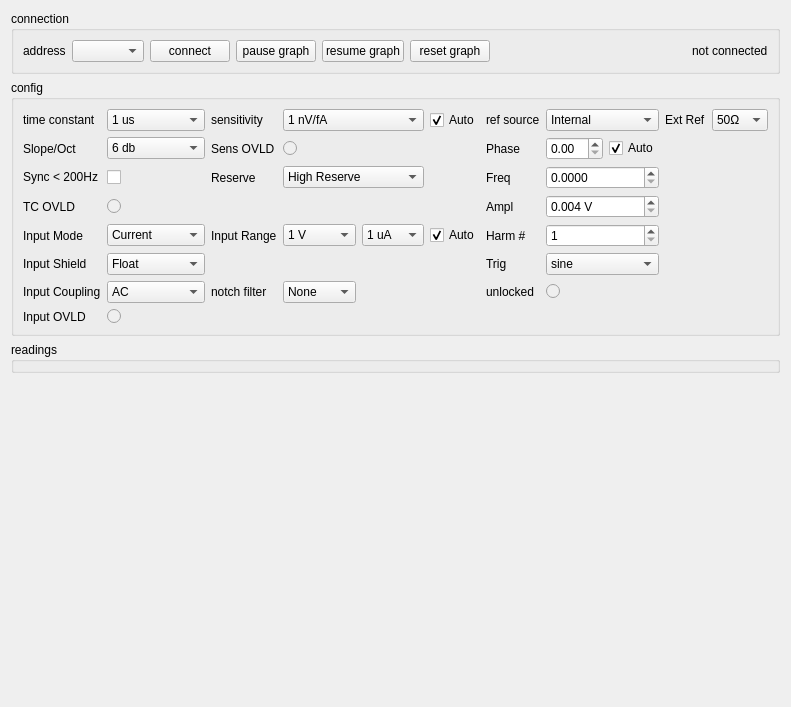
<?xml version="1.0" encoding="UTF-8"?>
<ui version="4.0">
 <class>Form</class>
 <widget class="QWidget" name="Form">
  <property name="geometry">
   <rect>
    <x>0</x>
    <y>0</y>
    <width>490</width>
    <height>707</height>
   </rect>
  </property>
  <property name="windowTitle">
   <string>Form</string>
  </property>
  <layout class="QVBoxLayout" name="verticalLayout">
   <item>
    <widget class="QGroupBox" name="groupBox">
     <property name="title">
      <string>connection</string>
     </property>
     <layout class="QHBoxLayout" name="horizontalLayout">
      <item>
       <widget class="QLabel" name="label_4">
        <property name="text">
         <string>address</string>
        </property>
       </widget>
      </item>
      <item>
       <widget class="QComboBox" name="address_cb"/>
      </item>
      <item>
       <widget class="QPushButton" name="connect_pushButton">
        <property name="text">
         <string>connect</string>
        </property>
       </widget>
      </item>
      <item>
       <widget class="QPushButton" name="pause_graph_button">
        <property name="text">
         <string>pause graph</string>
        </property>
       </widget>
      </item>
      <item>
       <widget class="QPushButton" name="resume_graph_button">
        <property name="text">
         <string>resume graph</string>
        </property>
       </widget>
      </item>
      <item>
       <widget class="QPushButton" name="reset_graph_button">
        <property name="text">
         <string>reset graph</string>
        </property>
       </widget>
      </item>
      <item>
       <spacer name="horizontalSpacer">
        <property name="orientation">
         <enum>Qt::Horizontal</enum>
        </property>
        <property name="sizeHint" stdset="0">
         <size>
          <width>40</width>
          <height>20</height>
         </size>
        </property>
       </spacer>
      </item>
      <item>
       <widget class="QLabel" name="status_label">
        <property name="text">
         <string>not connected</string>
        </property>
       </widget>
      </item>
     </layout>
    </widget>
   </item>
   <item>
    <widget class="QGroupBox" name="groupBox_2">
     <property name="title">
      <string>config</string>
     </property>
     <layout class="QHBoxLayout" name="horizontalLayout_2">
      <item>
       <layout class="QGridLayout" name="gridLayout">
        <item row="1" column="6">
         <widget class="QLabel" name="label_13">
          <property name="text">
           <string>Phase</string>
          </property>
         </widget>
        </item>
        <item row="6" column="6">
         <widget class="QLabel" name="label_29">
          <property name="text">
           <string>unlocked</string>
          </property>
         </widget>
        </item>
        <item row="2" column="0">
         <widget class="QLabel" name="label_23">
          <property name="text">
           <string>Sync &lt; 200Hz</string>
          </property>
         </widget>
        </item>
        <item row="1" column="2">
         <widget class="QLabel" name="label_25">
          <property name="text">
           <string>Sens OVLD</string>
          </property>
         </widget>
        </item>
        <item row="5" column="7" colspan="2">
         <widget class="QComboBox" name="trig_comboBox">
          <property name="layoutDirection">
           <enum>Qt::LeftToRight</enum>
          </property>
          <item>
           <property name="text">
            <string>sine</string>
           </property>
          </item>
          <item>
           <property name="text">
            <string>positive edge</string>
           </property>
          </item>
          <item>
           <property name="text">
            <string>negative edge</string>
           </property>
          </item>
         </widget>
        </item>
        <item row="3" column="7" colspan="2">
         <widget class="QDoubleSpinBox" name="ampl_doubleSpinBox">
          <property name="suffix">
           <string> V</string>
          </property>
          <property name="decimals">
           <number>3</number>
          </property>
          <property name="minimum">
           <double>0.004000000000000</double>
          </property>
          <property name="maximum">
           <double>5.000000000000000</double>
          </property>
          <property name="singleStep">
           <double>0.010000000000000</double>
          </property>
         </widget>
        </item>
        <item row="4" column="7" colspan="2">
         <widget class="QSpinBox" name="harmonic_spinBox">
          <property name="minimum">
           <number>1</number>
          </property>
          <property name="maximum">
           <number>99</number>
          </property>
         </widget>
        </item>
        <item row="1" column="1">
         <widget class="QComboBox" name="filter_slope_comboBox">
          <property name="layoutDirection">
           <enum>Qt::LeftToRight</enum>
          </property>
          <property name="maxVisibleItems">
           <number>30</number>
          </property>
          <item>
           <property name="text">
            <string>6 db</string>
           </property>
          </item>
          <item>
           <property name="text">
            <string>12 db</string>
           </property>
          </item>
          <item>
           <property name="text">
            <string>18 db</string>
           </property>
          </item>
          <item>
           <property name="text">
            <string>24 db</string>
           </property>
          </item>
         </widget>
        </item>
        <item row="0" column="6">
         <widget class="QLabel" name="label_11">
          <property name="text">
           <string>ref source</string>
          </property>
         </widget>
        </item>
        <item row="0" column="1">
         <widget class="QComboBox" name="time_constant_comboBox">
          <property name="layoutDirection">
           <enum>Qt::LeftToRight</enum>
          </property>
          <property name="maxVisibleItems">
           <number>30</number>
          </property>
          <item>
           <property name="text">
            <string>1 us</string>
           </property>
          </item>
          <item>
           <property name="text">
            <string>3 us</string>
           </property>
          </item>
          <item>
           <property name="text">
            <string>10 us</string>
           </property>
          </item>
          <item>
           <property name="text">
            <string>30 us</string>
           </property>
          </item>
          <item>
           <property name="text">
            <string>100 us</string>
           </property>
          </item>
          <item>
           <property name="text">
            <string>300 us</string>
           </property>
          </item>
          <item>
           <property name="text">
            <string>1 ms</string>
           </property>
          </item>
          <item>
           <property name="text">
            <string>3 ms</string>
           </property>
          </item>
          <item>
           <property name="text">
            <string>10 ms</string>
           </property>
          </item>
          <item>
           <property name="text">
            <string>30 ms</string>
           </property>
          </item>
          <item>
           <property name="text">
            <string>100 ms</string>
           </property>
          </item>
          <item>
           <property name="text">
            <string>300 ms</string>
           </property>
          </item>
          <item>
           <property name="text">
            <string>1 s</string>
           </property>
          </item>
          <item>
           <property name="text">
            <string>3 s</string>
           </property>
          </item>
          <item>
           <property name="text">
            <string>10 s</string>
           </property>
          </item>
          <item>
           <property name="text">
            <string>30 s</string>
           </property>
          </item>
          <item>
           <property name="text">
            <string>100 s</string>
           </property>
          </item>
          <item>
           <property name="text">
            <string>300 s</string>
           </property>
          </item>
          <item>
           <property name="text">
            <string>1 ks</string>
           </property>
          </item>
          <item>
           <property name="text">
            <string>3 ks</string>
           </property>
          </item>
          <item>
           <property name="text">
            <string>10 ks</string>
           </property>
          </item>
          <item>
           <property name="text">
            <string>30 ks</string>
           </property>
          </item>
         </widget>
        </item>
        <item row="6" column="1">
         <widget class="QComboBox" name="input_coupling_comboBox">
          <property name="layoutDirection">
           <enum>Qt::LeftToRight</enum>
          </property>
          <item>
           <property name="text">
            <string>AC</string>
           </property>
          </item>
          <item>
           <property name="text">
            <string>DC</string>
           </property>
          </item>
         </widget>
        </item>
        <item row="7" column="0">
         <widget class="QLabel" name="label_26">
          <property name="text">
           <string>Input OVLD</string>
          </property>
         </widget>
        </item>
        <item row="4" column="1">
         <widget class="QComboBox" name="input_config_comboBox">
          <property name="layoutDirection">
           <enum>Qt::LeftToRight</enum>
          </property>
          <item>
           <property name="text">
            <string>Current</string>
           </property>
          </item>
          <item>
           <property name="text">
            <string>Voltage: A</string>
           </property>
          </item>
          <item>
           <property name="text">
            <string>Voltage: A-B</string>
           </property>
          </item>
         </widget>
        </item>
        <item row="4" column="0">
         <widget class="QLabel" name="label_7">
          <property name="text">
           <string>Input Mode</string>
          </property>
         </widget>
        </item>
        <item row="5" column="0">
         <widget class="QLabel" name="label_8">
          <property name="text">
           <string>Input Shield</string>
          </property>
         </widget>
        </item>
        <item row="7" column="1">
         <widget class="QRadioButton" name="input_ovld_radioButton">
          <property name="enabled">
           <bool>false</bool>
          </property>
          <property name="text">
           <string/>
          </property>
          <property name="checkable">
           <bool>true</bool>
          </property>
          <property name="autoExclusive">
           <bool>false</bool>
          </property>
         </widget>
        </item>
        <item row="5" column="6">
         <widget class="QLabel" name="label_28">
          <property name="text">
           <string>Trig</string>
          </property>
         </widget>
        </item>
        <item row="4" column="6">
         <widget class="QLabel" name="label_3">
          <property name="text">
           <string>Harm #</string>
          </property>
         </widget>
        </item>
        <item row="3" column="0">
         <widget class="QLabel" name="label_24">
          <property name="text">
           <string>TC OVLD</string>
          </property>
         </widget>
        </item>
        <item row="4" column="3">
         <widget class="QComboBox" name="voltage_range_comboBox">
          <item>
           <property name="text">
            <string>1 V</string>
           </property>
          </item>
          <item>
           <property name="text">
            <string>300 mV</string>
           </property>
          </item>
          <item>
           <property name="text">
            <string>100 mV</string>
           </property>
          </item>
          <item>
           <property name="text">
            <string>30 mV</string>
           </property>
          </item>
          <item>
           <property name="text">
            <string>10 mV</string>
           </property>
          </item>
         </widget>
        </item>
        <item row="4" column="4">
         <widget class="QComboBox" name="current_range_comboBox">
          <item>
           <property name="text">
            <string>1 uA</string>
           </property>
          </item>
          <item>
           <property name="text">
            <string>10 nA</string>
           </property>
          </item>
         </widget>
        </item>
        <item row="6" column="3">
         <widget class="QComboBox" name="notch_filter_comboBox">
          <property name="layoutDirection">
           <enum>Qt::LeftToRight</enum>
          </property>
          <item>
           <property name="text">
            <string>None</string>
           </property>
          </item>
          <item>
           <property name="text">
            <string>Line</string>
           </property>
          </item>
          <item>
           <property name="text">
            <string>2 x Line</string>
           </property>
          </item>
          <item>
           <property name="text">
            <string>Both</string>
           </property>
          </item>
         </widget>
        </item>
        <item row="3" column="6">
         <widget class="QLabel" name="label_6">
          <property name="text">
           <string>Ampl</string>
          </property>
         </widget>
        </item>
        <item row="0" column="9">
         <widget class="QLabel" name="label_15">
          <property name="text">
           <string>Ext Ref</string>
          </property>
         </widget>
        </item>
        <item row="2" column="7" colspan="2">
         <widget class="QDoubleSpinBox" name="freq_doubleSpinBox">
          <property name="decimals">
           <number>4</number>
          </property>
          <property name="maximum">
           <double>9999999999.000000000000000</double>
          </property>
         </widget>
        </item>
        <item row="2" column="6">
         <widget class="QLabel" name="label_27">
          <property name="text">
           <string>Freq</string>
          </property>
         </widget>
        </item>
        <item row="2" column="1">
         <widget class="QCheckBox" name="sync_200hz_checkBox">
          <property name="text">
           <string/>
          </property>
         </widget>
        </item>
        <item row="0" column="2">
         <widget class="QLabel" name="label">
          <property name="text">
           <string>sensitivity</string>
          </property>
         </widget>
        </item>
        <item row="1" column="0">
         <widget class="QLabel" name="label_14">
          <property name="text">
           <string>Slope/Oct</string>
          </property>
         </widget>
        </item>
        <item row="6" column="0">
         <widget class="QLabel" name="label_10">
          <property name="text">
           <string>Input Coupling</string>
          </property>
         </widget>
        </item>
        <item row="0" column="0">
         <widget class="QLabel" name="label_2">
          <property name="text">
           <string>time constant</string>
          </property>
         </widget>
        </item>
        <item row="3" column="1">
         <widget class="QRadioButton" name="tc_ovld_radioButton">
          <property name="enabled">
           <bool>false</bool>
          </property>
          <property name="text">
           <string/>
          </property>
          <property name="checkable">
           <bool>true</bool>
          </property>
          <property name="checked">
           <bool>false</bool>
          </property>
          <property name="autoExclusive">
           <bool>false</bool>
          </property>
         </widget>
        </item>
        <item row="1" column="8">
         <widget class="QCheckBox" name="autophase_checkBox">
          <property name="maximumSize">
           <size>
            <width>50</width>
            <height>16777215</height>
           </size>
          </property>
          <property name="text">
           <string>Auto</string>
          </property>
          <property name="checked">
           <bool>true</bool>
          </property>
         </widget>
        </item>
        <item row="0" column="7" colspan="2">
         <widget class="QComboBox" name="ref_mode_comboBox">
          <property name="layoutDirection">
           <enum>Qt::LeftToRight</enum>
          </property>
          <item>
           <property name="text">
            <string>Internal</string>
           </property>
          </item>
          <item>
           <property name="text">
            <string>External</string>
           </property>
          </item>
         </widget>
        </item>
        <item row="4" column="2">
         <widget class="QLabel" name="label_16">
          <property name="text">
           <string>Input Range</string>
          </property>
         </widget>
        </item>
        <item row="6" column="2">
         <widget class="QLabel" name="label_9">
          <property name="text">
           <string>notch filter</string>
          </property>
         </widget>
        </item>
        <item row="2" column="2">
         <widget class="QLabel" name="label_12">
          <property name="text">
           <string>Reserve</string>
          </property>
         </widget>
        </item>
        <item row="5" column="1">
         <widget class="QComboBox" name="input_shield_comboBox">
          <property name="layoutDirection">
           <enum>Qt::LeftToRight</enum>
          </property>
          <item>
           <property name="text">
            <string>Float</string>
           </property>
          </item>
          <item>
           <property name="text">
            <string>Ground</string>
           </property>
          </item>
         </widget>
        </item>
        <item row="1" column="7">
         <widget class="QDoubleSpinBox" name="phase_doubleSpinBox"/>
        </item>
        <item row="0" column="10">
         <widget class="QComboBox" name="ext_ref_comboBox">
          <item>
           <property name="text">
            <string>50Ω</string>
           </property>
          </item>
          <item>
           <property name="text">
            <string>1MΩ</string>
           </property>
          </item>
         </widget>
        </item>
        <item row="6" column="7">
         <widget class="QRadioButton" name="unlocked_radioButton">
          <property name="enabled">
           <bool>false</bool>
          </property>
          <property name="text">
           <string/>
          </property>
          <property name="checkable">
           <bool>true</bool>
          </property>
          <property name="autoExclusive">
           <bool>false</bool>
          </property>
         </widget>
        </item>
        <item row="4" column="5">
         <widget class="QCheckBox" name="autorange_checkBox">
          <property name="text">
           <string>Auto</string>
          </property>
          <property name="checked">
           <bool>true</bool>
          </property>
         </widget>
        </item>
        <item row="0" column="5">
         <widget class="QCheckBox" name="autoscale_checkBox">
          <property name="text">
           <string>Auto</string>
          </property>
          <property name="checked">
           <bool>true</bool>
          </property>
         </widget>
        </item>
        <item row="0" column="3" colspan="2">
         <widget class="QComboBox" name="sensitivity_comboBox">
          <property name="layoutDirection">
           <enum>Qt::LeftToRight</enum>
          </property>
          <property name="maxVisibleItems">
           <number>30</number>
          </property>
          <item>
           <property name="text">
            <string>1 nV/fA</string>
           </property>
          </item>
          <item>
           <property name="text">
            <string>2 nV/fA</string>
           </property>
          </item>
          <item>
           <property name="text">
            <string>5 nV/fA</string>
           </property>
          </item>
          <item>
           <property name="text">
            <string>10 nV/fA</string>
           </property>
          </item>
          <item>
           <property name="text">
            <string>20 nV/fA</string>
           </property>
          </item>
          <item>
           <property name="text">
            <string>50 nV/fA</string>
           </property>
          </item>
          <item>
           <property name="text">
            <string>100 nV/fA</string>
           </property>
          </item>
          <item>
           <property name="text">
            <string>200 nV/fA</string>
           </property>
          </item>
          <item>
           <property name="text">
            <string>500 nV/fA</string>
           </property>
          </item>
          <item>
           <property name="text">
            <string>1 uV/pA</string>
           </property>
          </item>
          <item>
           <property name="text">
            <string>2 uV/pA</string>
           </property>
          </item>
          <item>
           <property name="text">
            <string>5 uV/pA</string>
           </property>
          </item>
          <item>
           <property name="text">
            <string>10 uV/pA</string>
           </property>
          </item>
          <item>
           <property name="text">
            <string>20 uV/pA</string>
           </property>
          </item>
          <item>
           <property name="text">
            <string>50 uV/pA</string>
           </property>
          </item>
          <item>
           <property name="text">
            <string>100 uV/pA</string>
           </property>
          </item>
          <item>
           <property name="text">
            <string>200 uV/pA</string>
           </property>
          </item>
          <item>
           <property name="text">
            <string>500 uV/pA</string>
           </property>
          </item>
          <item>
           <property name="text">
            <string>1 mV/nA</string>
           </property>
          </item>
          <item>
           <property name="text">
            <string>2 mV/nA</string>
           </property>
          </item>
          <item>
           <property name="text">
            <string>5 mV/nA</string>
           </property>
          </item>
          <item>
           <property name="text">
            <string>10 mV/nA</string>
           </property>
          </item>
          <item>
           <property name="text">
            <string>20 mV/nA</string>
           </property>
          </item>
          <item>
           <property name="text">
            <string>50 mV/nA</string>
           </property>
          </item>
          <item>
           <property name="text">
            <string>100 mV/nA</string>
           </property>
          </item>
          <item>
           <property name="text">
            <string>200 mV/nA</string>
           </property>
          </item>
          <item>
           <property name="text">
            <string>500 mV/nA</string>
           </property>
          </item>
          <item>
           <property name="text">
            <string>1 V/uA</string>
           </property>
          </item>
         </widget>
        </item>
        <item row="1" column="3" colspan="3">
         <widget class="QRadioButton" name="sens_ovld_radioButton">
          <property name="enabled">
           <bool>false</bool>
          </property>
          <property name="text">
           <string/>
          </property>
          <property name="checkable">
           <bool>true</bool>
          </property>
          <property name="autoExclusive">
           <bool>false</bool>
          </property>
         </widget>
        </item>
        <item row="2" column="3" colspan="2">
         <widget class="QComboBox" name="reserve_comboBox">
          <property name="maximumSize">
           <size>
            <width>16777215</width>
            <height>16777215</height>
           </size>
          </property>
          <property name="layoutDirection">
           <enum>Qt::LeftToRight</enum>
          </property>
          <item>
           <property name="text">
            <string>High Reserve</string>
           </property>
          </item>
          <item>
           <property name="text">
            <string>Normal</string>
           </property>
          </item>
          <item>
           <property name="text">
            <string>Low Noise</string>
           </property>
          </item>
         </widget>
        </item>
       </layout>
      </item>
      <item>
       <spacer name="horizontalSpacer_2">
        <property name="orientation">
         <enum>Qt::Horizontal</enum>
        </property>
        <property name="sizeHint" stdset="0">
         <size>
          <width>40</width>
          <height>20</height>
         </size>
        </property>
       </spacer>
      </item>
     </layout>
    </widget>
   </item>
   <item>
    <widget class="QGroupBox" name="groupBox_3">
     <property name="title">
      <string>readings</string>
     </property>
     <layout class="QGridLayout" name="gridLayout_2">
      <property name="leftMargin">
       <number>0</number>
      </property>
      <property name="topMargin">
       <number>0</number>
      </property>
      <property name="rightMargin">
       <number>0</number>
      </property>
      <property name="bottomMargin">
       <number>0</number>
      </property>
      <property name="spacing">
       <number>1</number>
      </property>
      <item row="0" column="0">
       <layout class="QVBoxLayout" name="graph_xyrt">
        <property name="spacing">
         <number>0</number>
        </property>
        <property name="sizeConstraint">
         <enum>QLayout::SetDefaultConstraint</enum>
        </property>
       </layout>
      </item>
     </layout>
    </widget>
   </item>
   <item>
    <spacer name="verticalSpacer">
     <property name="orientation">
      <enum>Qt::Vertical</enum>
     </property>
     <property name="sizeHint" stdset="0">
      <size>
       <width>20</width>
       <height>132</height>
      </size>
     </property>
    </spacer>
   </item>
  </layout>
 </widget>
 <resources/>
 <connections/>
</ui>
